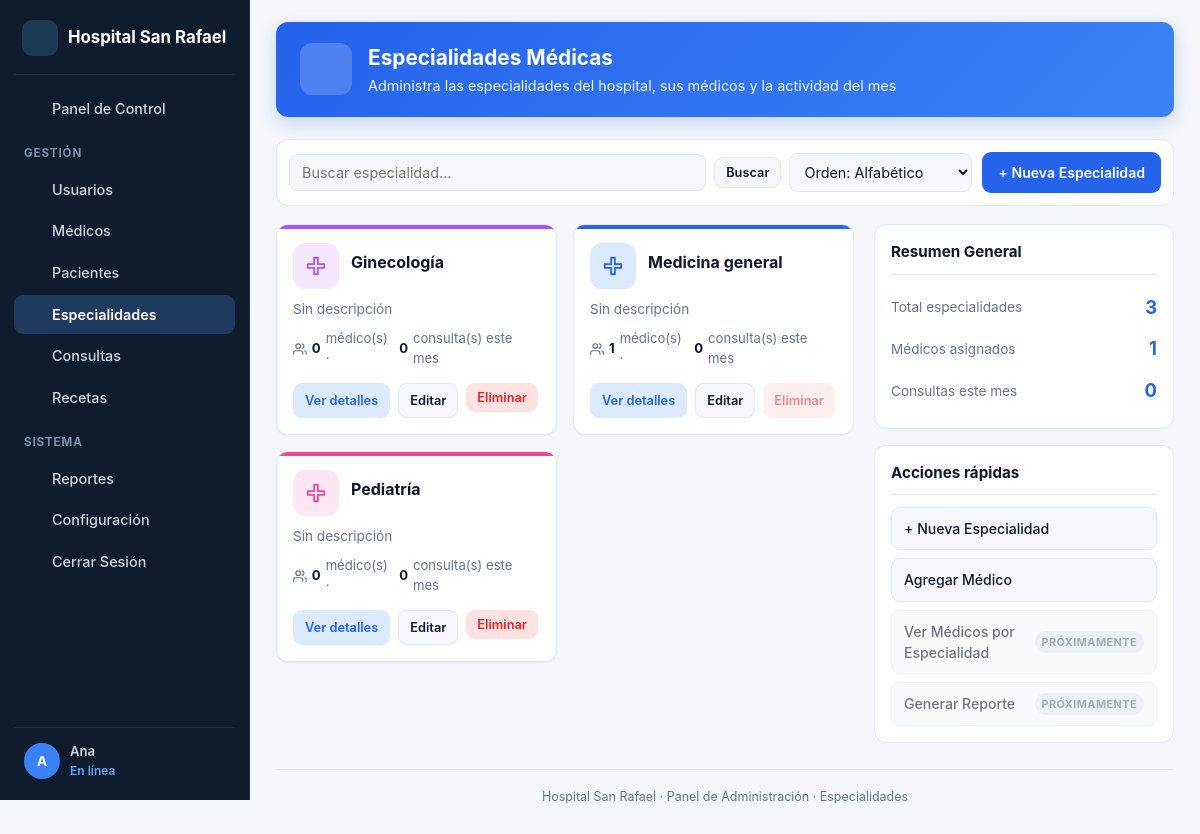
Page /pages/admin_especialidades.php (signed in) on the committed database.
### tables this page shows
CREATE TABLE especialidades (
    id_especialidad INT AUTO_INCREMENT PRIMARY KEY,
    nombre_especialidad VARCHAR(60) NOT NULL UNIQUE,
    descripcion TEXT
);

### pages/admin_especialidades.php (the view, shortened to what this page needs)
<?php
require_once __DIR__ . '/../config/conexion.php';
require_once __DIR__ . '/_iconos.php';
$csrfToken = generarTokenCSRF();
$espIconos = [
    'medicina general'          => '<path d="M10 3h4v7h7v4h-7v7h-4v-7H3v-4h7z"/>',
    'pediatria'                 => '<polyline points="22 7 13.5 15.5 8.5 10.5 2 17"/><polyline points="16 7 22 7 22 13"/>',
    'ginecologia'               => '<polyline points="22 12 18 12 15 21 9 3 6 12 2 12"/>',
    'cardiologia'               => '<path d="M20.84 4.61a5.5 5.5 0 0 0-7.78 0L12 5.67l-1.06-1.06a5.5 5.5 0 0 0-7.78 7.78l1.06 1.06L12 21.23l7.78-7.78 1.06-1.06a5.5 5.5 0 0 0 0-7.78z"/>',
    'neumologia'                => '<path d="M9.59 4.59A2 2 0 1 1 11 8H2"/><path d="M17.73 7.73A2.5 2.5 0 1 1 19.5 12H2"/><path d="M12.52 15.52a2.5 2.5 0 1 1 1.77 4.27H2"/>',
    'neurologia'                => '<rect x="4" y="4" width="16" height="16" rx="2"/><rect x="9" y="9" width="6" height="6"/><path d="M9 1v3M15 1v3M9 20v3M15 20v3M20 9h3M20 15h3M1 9h3M1 15h3"/>',
    'dermatologia'              => '<circle cx="12" cy="12" r="10"/><path d="M8 14s1.5 2 4 2 4-2 4-2"/><line x1="9" y1="9" x2="9.01" y2="9"/><line x1="15" y1="9" x2="15.01" y2="9"/>',
    'oftalmologia'              => '<path d="M1 12s4-8 11-8 11 8 11 8-4 8-11 8-11-8-11-8z"/><circle cx="12" cy="12" r="3"/>',
    'ortopedia'                 => '<circle cx="5.5" cy="12" r="3.2"/><circle cx="18.5" cy="12" r="3.2"/><path d="M8.7 12h6.6"/>',
    'urologia'                  => '<path d="M12 2.69l5.66 5.66a8 8 0 1 1-11.31 0z"/>',
    'otorrinolaringologia'      => '<path d="M3 18v-6a9 9 0 0 1 18 0v6"/><path d="M21 19a2 2 0 0 1-2 2h-1a2 2 0 0 1-2-2v-3a2 2 0 0 1 2-2h3z"/><path d="M3 19a2 2 0 0 0 2 2h1a2 2 0 0 0 2-2v-3a2 2 0 0 0-2-2H3z"/>',
    'gastroenterologia'         => '<path d="M3 11h18a9 9 0 0 1-18 0z"/><path d="M7 11V8a5 5 0 0 1 10 0v3"/>',
];
$espColores = [
    'medicina general'      => ['#2563EB', '#DBEAFE'],
    'pediatria'             => ['#EC4899', '#FCE7F3'],
    'ginecologia'           => ['#A855F7', '#F3E8FF'],
    'cardiologia'           => ['#DC2626', '#FEE2E2'],
    'neumologia'            => ['#0891B2', '#CFFAFE'],
    'neurologia'            => ['#6366F1', '#E0E7FF'],
    'dermatologia'          => ['#D97706', '#FEF3C7'],
    'oftalmologia'          => ['#059669', '#D1FAE5'],
    'ortopedia'             => ['#EA580C', '#FFEDD5'],
    'urologia'              => ['#0284C7', '#E0F2FE'],
    'otorrinolaringologia'  => ['#7C3AED', '#EDE9FE'],
    'gastroenterologia'     => ['#65A30D', '#ECFCCB'],
];
$espColorDefault      = ['#475569', '#F1F5F9'];
$espIconoDefault      = '<path d="M10 3h4v7h7v4h-7v7h-4v-7H3v-4h7z"/>';
function espClave($nombre) {
    $letras = ['á' => 'a', 'é' => 'e', 'í' => 'i', 'ó' => 'o', 'ú' => 'u', 'ü' => 'u', 'ñ' => 'n'];
    return strtr(mb_strtolower(trim($nombre)), $letras);
}
function espSvg($nombre) {
    global $espIconos, $espIconoDefault;
    $clave = espClave($nombre);
    $icono = $espIconos[$clave] ?? $espIconoDefault;
    return '<svg xmlns="http://www.w3.org/2000/svg" width="22" height="22" viewBox="0 0 24 24" fill="none" stroke="currentColor" stroke-width="2" stroke-linecap="round" stroke-linejoin="round" aria-hidden="true">' . $icono . '</svg>';
}
function espColores($nombre) {
    global $espColores, $espColorDefault;
    $clave = espClave($nombre);
    return $espColores[$clave] ?? $espColorDefault;
}
$modo = 'ver';
$formId = 0;
$formNombre = '';
$formDescripcion = '';
$formTitulo = '';
$totalEspecialidades = (int) $conexion->query('SELECT COUNT(*) FROM especialidades')->fetchColumn();
$totalMedicos = (int) $conexion->query('SELECT COUNT(*) FROM medicos')->fetchColumn();
$inicioMes = date('Y-m-01');
$stmt = $conexion->prepare('SELECT COUNT(*) FROM consultas WHERE fecha_consulta >= :ini');
$stmt->bindValue(':ini', $inicioMes, PDO::PARAM_STR);
$stmt->execute();
$consultasMes = (int) $stmt->fetchColumn();
$buscar = isset($_GET['buscar']) ? trim($_GET['buscar']) : '';
$orden = isset($_GET['orden']) ? $_GET['orden'] : 'alfabetico';
$donde = '';
$orderBy = 'e.nombre_especialidad ASC';
$sql = "SELECT e.id_especialidad, e.nombre_especialidad, e.descripcion,
               COUNT(DISTINCT m.id_medico) AS total_medicos,
               (SELECT COUNT(*) FROM consultas c
                 JOIN medicos m2 ON m2.id_medico = c.id_medico
                WHERE m2.id_especialidad = e.id_especialidad
                  AND c.fecha_consulta >= :ini) AS consultas_mes
        FROM especialidades e
        LEFT JOIN medicos m ON m.id_especialidad = e.id_especialidad
        $donde
        GROUP BY e.id_especialidad, e.nombre_especialidad, e.descripcion
        ORDER BY $orderBy";
$stmt = $conexion->prepare($sql);
$stmt->bindValue(':ini', $inicioMes, PDO::PARAM_STR);
$stmt->execute();
$especialidades = $stmt->fetchAll(PDO::FETCH_ASSOC);
$medicosPorEspecialidad = [];
$stmt = $conexion->query(
    'SELECT m.id_especialidad, u.nombre, u.apellido
       FROM medicos m
       JOIN usuarios u ON u.id_usuario = m.id_usuario
      ORDER BY u.nombre, u.apellido'
);
foreach ($stmt->fetchAll(PDO::FETCH_ASSOC) as $fila) {
    $idEsp = (int) $fila['id_especialidad'];
    $medicosPorEspecialidad[$idEsp][] = $fila['nombre'] . ' ' . $fila['apellido'];
}
?>
<!DOCTYPE html>
<html lang="es">
<head>
    <link rel="stylesheet" href="../css/estilo.css">
    <link rel="stylesheet" href="../css/admin_especialidades.css">
    <link rel="stylesheet" href="../css/admin_tema.css">
</head>
<body class="esp-body">
<div class="esp-layout">
    <aside class="esp-sidebar">
        <div class="esp-logo">
            <span><?php echo icono('cruz-medica', 20); ?></span>
            Hospital San Rafael
        </div>
        <nav class="esp-nav">
            <a href="admin.php"><?php echo icono('home'); ?> Panel de Control</a>
            <div class="esp-nav-seccion">Gestión</div>
            <a href="admin.php"><?php echo icono('usuarios'); ?> Usuarios</a>
            <a href="admin_medicos.php"><?php echo icono('medico'); ?> Médicos</a>
            <a href="admin_pacientes.php"><?php echo icono('paciente'); ?> Pacientes</a>
            <a href="admin_especialidades.php" class="activo"><?php echo icono('estrella'); ?> Especialidades</a>
            <a href="admin_consultas.php"><?php echo icono('calendario'); ?> Consultas</a>
            <a href="admin_recetas.php"><?php echo icono('archivo'); ?> Recetas</a>
            <div class="esp-nav-seccion">Sistema</div>
            <a href="admin_reportes.php"><?php echo icono('grafico'); ?> Reportes</a>
            <a href="admin_configuracion.php"><?php echo icono('engranaje'); ?> Configuración</a>
            <a href="logout.php"><?php echo icono('salir'); ?> Cerrar Sesión</a>
        </nav>
        <div class="esp-sidebar-footer">
            <div class="esp-avatar"><?php echo htmlspecialchars(mb_strtoupper(mb_substr($_SESSION['nombre'] ?? '', 0, 1))); ?></div>
            <div>
                <div style="font-size:0.82rem; font-weight:600;"><?php echo htmlspecialchars($_SESSION['nombre'] ?? ''); ?></div>
                <div class="esp-estado">En línea</div>
            </div>
        </div>
    </aside>
    <div class="esp-main">
        <header class="esp-banner">
            <span><?php echo icono('cruz-medica', 26); ?></span>
            <div>
                <h1 class="esp-banner-titulo">Especialidades Médicas</h1>
                <p class="esp-banner-desc">Administra las especialidades del hospital, sus médicos y la actividad del mes</p>
            </div>
        </header>
        <?php if ($modo === 'crear' || $modo === 'editar'): ?>
            <section class="esp-form-card">
                <h2 class="esp-form-titulo"><?php echo htmlspecialchars($formTitulo); ?></h2>
                <p class="esp-form-subt">Los campos marcados con * son obligatorios.</p>
                <form method="post" action="admin_especialidades.php">
                    <input type="hidden" name="accion" value="<?php echo $modo; ?>">
                    <?php if ($modo === 'editar'): ?>
                        <input type="hidden" name="id_especialidad" value="<?php echo $formId; ?>">
                    <?php endif; ?>
                    <input type="hidden" name="csrf_token" value="<?php echo htmlspecialchars($csrfToken); ?>">
                    <div class="esp-campo">
                        <label for="nombre_especialidad">Nombre *</label>
                        <input type="text" id="nombre_especialidad" name="nombre_especialidad" maxlength="60"
                               value="<?php echo htmlspecialchars($formNombre, ENT_QUOTES); ?>" required>
                    </div>
                    <div class="esp-campo">
                        <label for="descripcion">Descripción</label>
                        <textarea id="descripcion" name="descripcion" rows="3" maxlength="1000"
                                  placeholder="Breve descripción de la especialidad (opcional)"><?php echo htmlspecialchars($formDescripcion); ?></textarea>
                    </div>
                    <div class="esp-form-acciones">
                        <button type="submit" class="esp-btn esp-btn-primario">Guardar Especialidad</button>
                        <a href="admin_especialidades.php" class="esp-btn esp-btn-secundario">Cancelar</a>
                    </div>
                </form>
            </section>
        <?php else: ?>
            <div class="esp-toolbar">
                <form method="get" action="admin_especialidades.php">
                    <div class="esp-buscar">
                        <input type="text" name="buscar" value="<?php echo htmlspecialchars($buscar, ENT_QUOTES); ?>"
                               placeholder="Buscar especialidad...">
                        <button type="submit" class="esp-btn esp-btn-secundario esp-btn-peq">Buscar</button>
                        <select name="orden" class="esp-orden" onchange="this.form.submit()">
                            <option value="alfabetico" <?php echo $orden === 'alfabetico' ? 'selected' : ''; ?>>Orden: Alfabético</option>
                        </select>
                    </div>
                </form>
                <a href="admin_especialidades.php?nueva=1" class="esp-btn esp-btn-primario" style="margin-left:auto;">
                    + Nueva Especialidad
                </a>
            </div>
            <div class="esp-contenido">
                <div>
                    <div class="esp-grid">
                        <?php foreach ($especialidades as $esp):
                            $idEsp = (int) $esp['id_especialidad'];
                            $nombreEsp = $esp['nombre_especialidad'];
                            $defaultEsp = espColores($nombreEsp);
                            $payload = json_encode([
                                'nombre'      => $nombreEsp,
                                'descripcion' => (string) $esp['descripcion'],
                                'medicos'     => (int) $esp['total_medicos'],
                                'consultas'   => (int) $esp['consultas_mes'],
                                'lista'       => $medicosPorEspecialidad[$idEsp] ?? [],
                                'acento'      => $defaultEsp[0],
                            ], JSON_UNESCAPED_UNICODE);
                            $tieneMedicos = (int) $esp['total_medicos'] > 0;
                        ?>
                        <article class="esp-tarjeta"
                                 style="--esp-acento-var: <?php echo $defaultEsp[0]; ?>; --esp-acento-suave-var: <?php echo $defaultEsp[1]; ?>;"
                                 data-payload="<?php echo htmlspecialchars($payload, ENT_QUOTES, 'UTF-8'); ?>">
                            <div class="esp-tarjeta-cabeza">
                                <span class="esp-icono"><?php echo espSvg($nombreEsp); ?></span>
                                <h3 class="esp-nombre"><?php echo htmlspecialchars($nombreEsp); ?></h3>
                            </div>
                            <?php if (trim((string) $esp['descripcion']) !== ''): ?>
                                <p class="esp-descripcion"><?php echo htmlspecialchars($esp['descripcion']); ?></p>
                            <?php else: ?>
                                <p class="esp-descripcion">Sin descripción</p>
                            <?php endif; ?>
                            <div class="esp-metrica">
                                <strong><?php echo (int) $esp['total_medicos']; ?></strong> médico(s)
                                · <strong><?php echo (int) $esp['consultas_mes']; ?></strong> consulta(s) este mes
                            </div>
                            <div class="esp-tarjeta-acciones">
                                <button type="button" class="esp-btn esp-btn-ver esp-btn-peq" onclick="espVerDetalles(this.closest('.esp-tarjeta'))">Ver detalles</button>
                                <a href="admin_especialidades.php?editar=<?php echo $idEsp; ?>" class="esp-btn esp-btn-secundario esp-btn-peq">Editar</a>
                                <?php if ($tieneMedicos): ?>
                                    <button type="button" class="esp-btn esp-btn-eliminar esp-btn-peq esp-btn-deshabilitado"
                                            title="Tiene médico(s) asignado(s), no se puede eliminar">Eliminar</button>
                                <?php else: ?>
                                    <form method="post" action="admin_especialidades.php"
                                          onsubmit="return confirm('¿Eliminar esta especialidad? Esta acción no se puede deshacer.');">
                                        <button type="submit" class="esp-btn esp-btn-eliminar esp-btn-peq">Eliminar</button>
                                    </form>
                                <?php endif; ?>
                            </div>
                        </article>
                        <?php endforeach; ?>
                    </div>
                </div>
                <aside class="esp-panel-lateral">
                    <section class="esp-lateral-card">
                        <h3 class="esp-lateral-titulo">Resumen General</h3>
                        <div class="esp-stat">
                            <span class="esp-stat-label">Total especialidades</span>
                            <span class="esp-stat-num"><?php echo $totalEspecialidades; ?></span>
                        </div>
                        <div class="esp-stat">
                            <span class="esp-stat-label">Médicos asignados</span>
                            <span class="esp-stat-num"><?php echo $totalMedicos; ?></span>
                        </div>
                        <div class="esp-stat">
                            <span class="esp-stat-label">Consultas este mes</span>
                            <span class="esp-stat-num"><?php echo $consultasMes; ?></span>
                        </div>
                    </section>
                    <section class="esp-lateral-card">
                        <h3 class="esp-lateral-titulo">Acciones rápidas</h3>
                        <div class="esp-acciones-lista">
                            <a href="admin_especialidades.php?nueva=1" class="esp-accion">
                                <span>+ Nueva Especialidad</span>
                            </a>
                            <a href="crear_usuario.php?rol=medico" class="esp-accion">
                                <span>Agregar Médico</span>
                            </a>
                            <div class="esp-accion esp-accion-deshabilitada" title="Los médicos no se pueden filtrar por especialidad todavía">
                                <span>Ver Médicos por Especialidad</span>
                                <span class="esp-prox">Próximamente</span>
                            </div>
                            <div class="esp-accion esp-accion-deshabilitada" title="El módulo de reportes aún no está disponible">
                                <span>Generar Reporte</span>
                                <span class="esp-prox">Próximamente</span>
                            </div>
                        </div>
                    </section>
                </aside>
            </div>
        <?php endif; ?>
        <footer class="esp-footer">
            Hospital San Rafael · Panel de Administración · Especialidades
        </footer>
    </div>
</div>
</body>
</html>

### rows in the picture
especialidades: nombre_especialidad "Ginecología", shows "Sin descripción", total_medicos "0", consultas_mes "0"
especialidades: nombre_especialidad "Medicina general", shows "Sin descripción", total_medicos "1", consultas_mes "0", shows "Eliminar"
especialidades: nombre_especialidad "Pediatría", shows "Sin descripción", total_medicos "0", consultas_mes "0"

### other values in the picture
mb_strtoupper(mb_substr($_SESSION['nombre'] ?? '', 0, 1)) "A"
$_SESSION['nombre'] "Ana"
$totalEspecialidades "3"
$totalMedicos "1"
$consultasMes "0"
